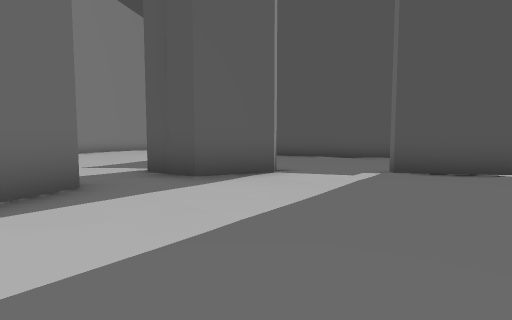
View 1 (above)

24 first-person views from a walk through a Godot game level. The camera is 1.2 m above the floor, tilts 4° down and sees 85° across. The floor is counted in squares, 2 m on a side. Each view is taken from the middle of a square. On the plan, view 1 faces up. The plan holds only what a view shows up to about 9 squares ahead; the rest is blank. The place goes on beyond the plan.

View 2
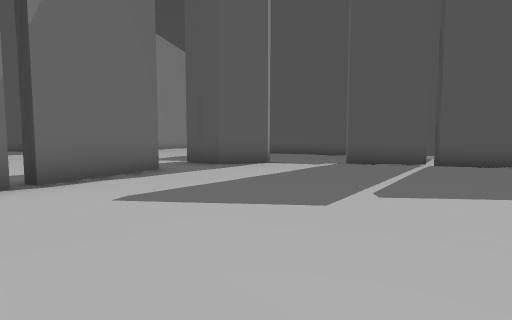

View 3
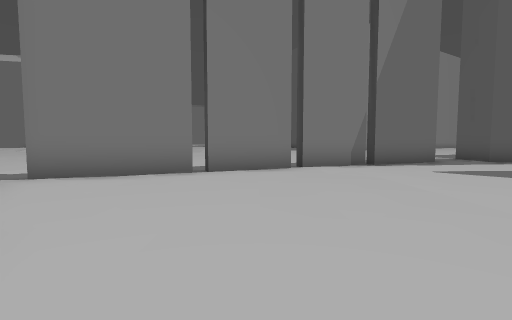

View 4
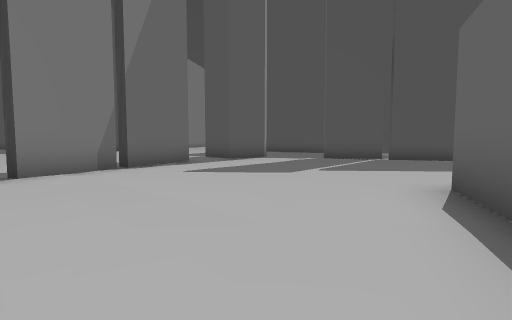

View 5
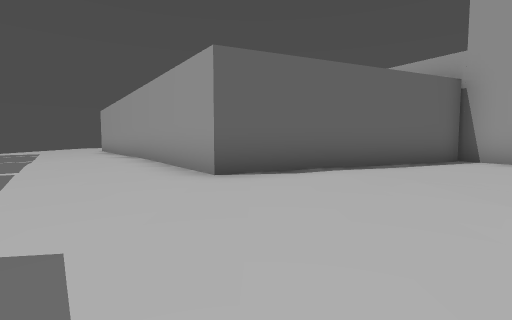

View 6
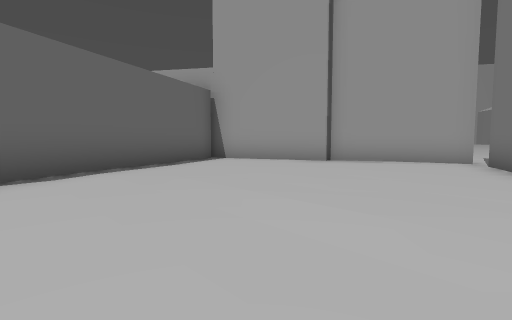

View 7
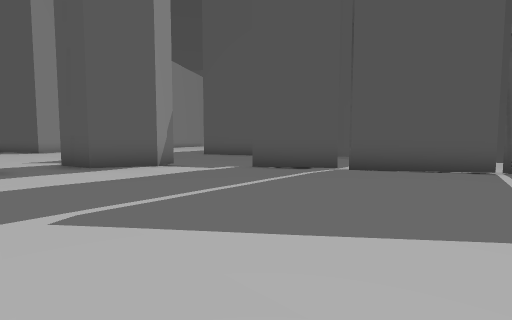

View 8
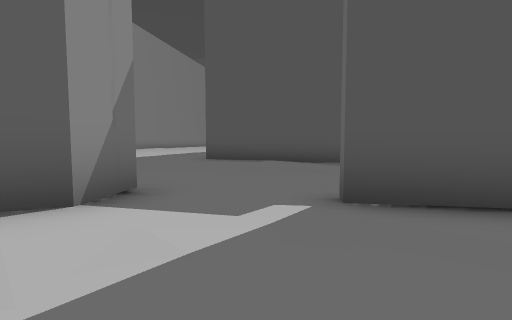

View 9
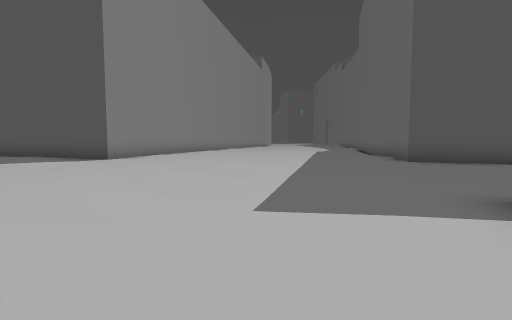

View 10
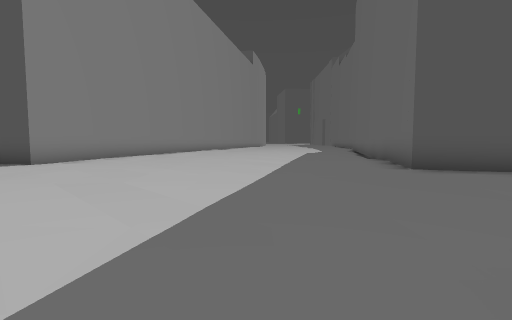

View 11
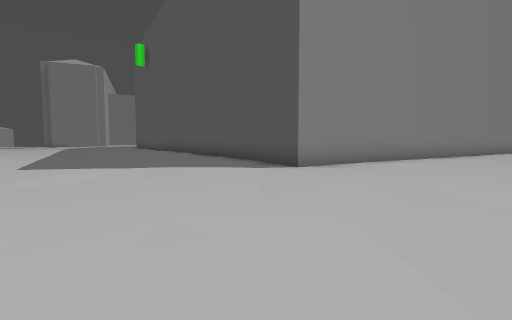

View 12
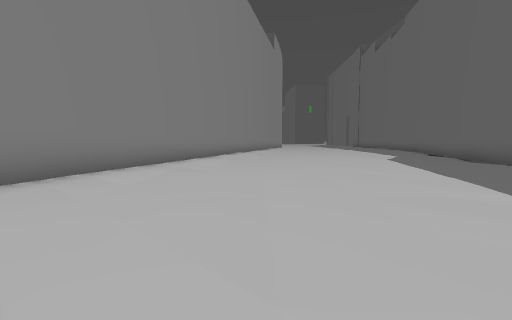

View 13
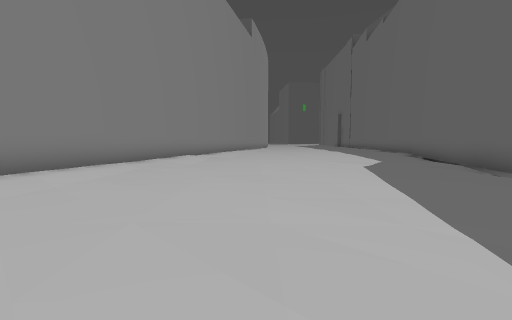

View 14
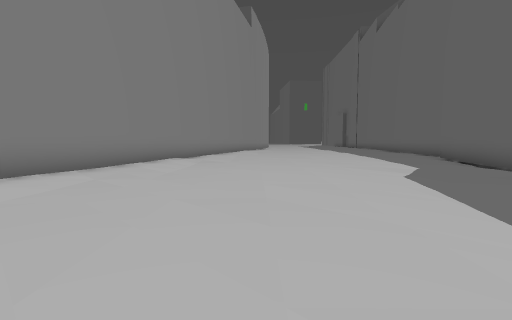

View 15
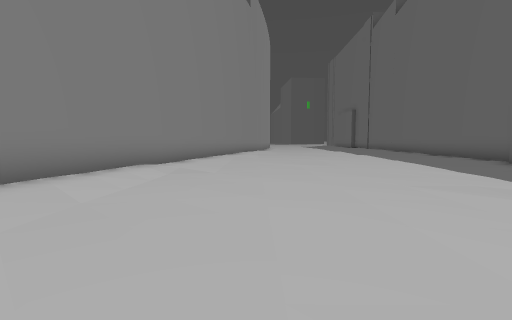

View 16
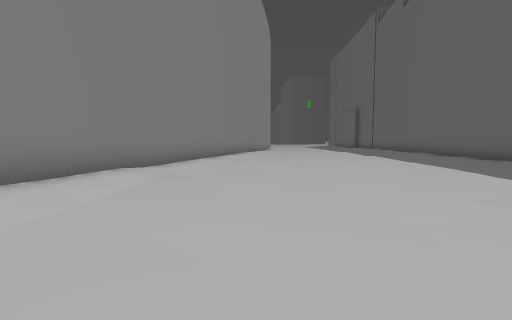

View 17
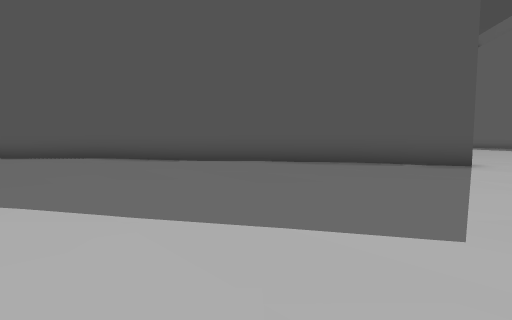

View 18
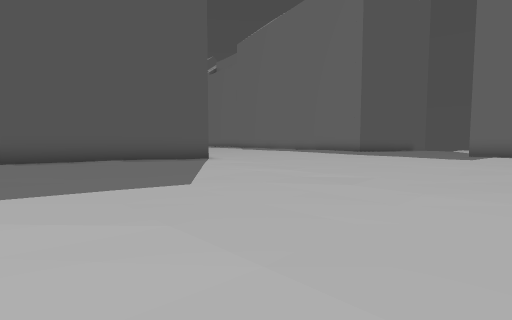

View 19
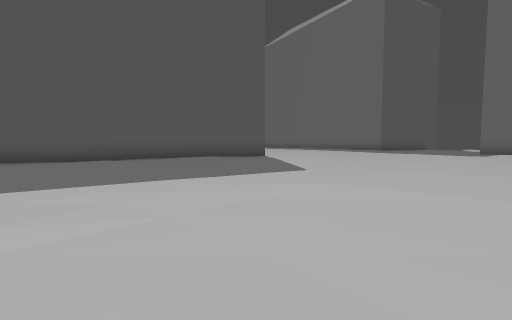

View 20
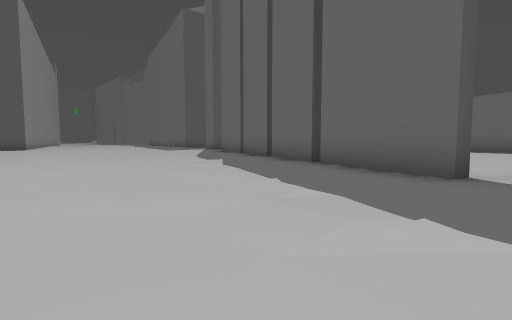

View 21
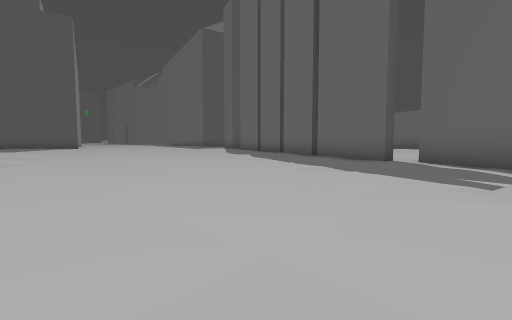

View 22
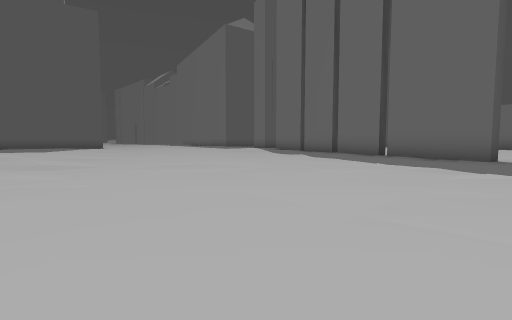

View 23
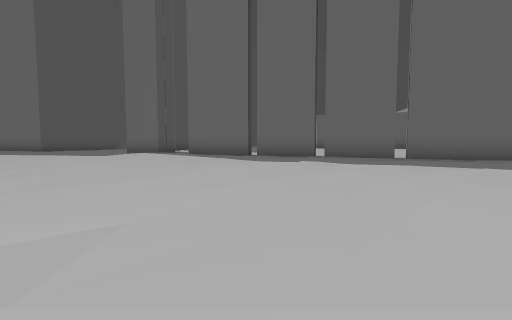

View 24
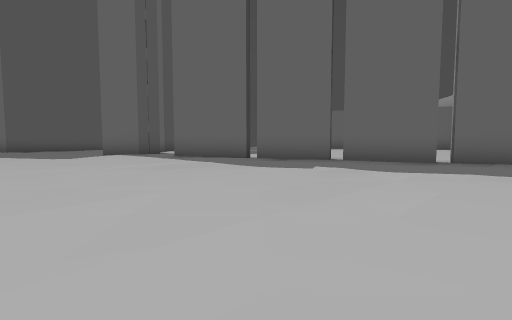

### Floor plan
Key: @ floor where view 1 was taken; # wall or solid block; x gap in a wall; . main floor; : floor 0.25 m higher than the main floor; - floor 0.25 m lower than the main floor; / step, stairs or slope.
Columns run from 20 left of view 1 to 7 right of it. Each row starts with its distance up from view 1.
 29               ##--- -----#
 28               #----------#
 27               #---------##
 26               #---------#
 25              ##---------#
 24              #----------#
 23              #---------##
 22              #--------.#
 21             ##---..---/#
 20             #----..--./#
 19             #---...--.##
 18             #---...-..
 17            ##--....-./
 16 #####      #.--....-.
 15 ....#####  #--.......#
 14 ........####--.......#
 13 ..........---........#
 12  ..........--.....-..#####
 11   ....--...--.....-...---#
 10   -....-...-......-------
  9   --......--.......------
  8   -.......-........------
  7   ....-..--........-----
  6   ......---........##.-##x#
  5   ......---.......##....--##
  4       ..--.................-
  3      -..---......#..........
  2      -----...--..#..........
  1      ------.---.##.........
  0      ----------.#...@.......
 -1      ----------##...........
 -2      ---------.#........::::
 -3      ---------.#......######
 -4      ---------##.....:#
 -5      --------.#......:#
 -6      -------..#.....:##
 -7      --------.x....::#
 -8       ------.#########
 -9       -----..#

Positions as (right, up) in squares from view 1, and headings:
1: (0, 0), facing up
2: (0, -3), facing up
3: (0, -7), facing up-left
4: (0, -6), facing up
5: (-1, 0), facing down-right
6: (-1, 0), facing down
7: (3, -2), facing up
8: (2, 3), facing up
9: (-4, 4), facing up
10: (-3, 6), facing up
11: (-5, 8), facing up-left
12: (-5, 11), facing up
13: (-3, 14), facing up
14: (-3, 16), facing up
15: (-3, 19), facing up
16: (-3, 20), facing up
17: (-14, 7), facing up
18: (-15, 5), facing up-right
19: (-18, 5), facing up-right
20: (-11, -7), facing up-right
21: (-14, -9), facing up-right
22: (-15, -7), facing up-right
23: (-14, 1), facing right
24: (-12, 1), facing right
